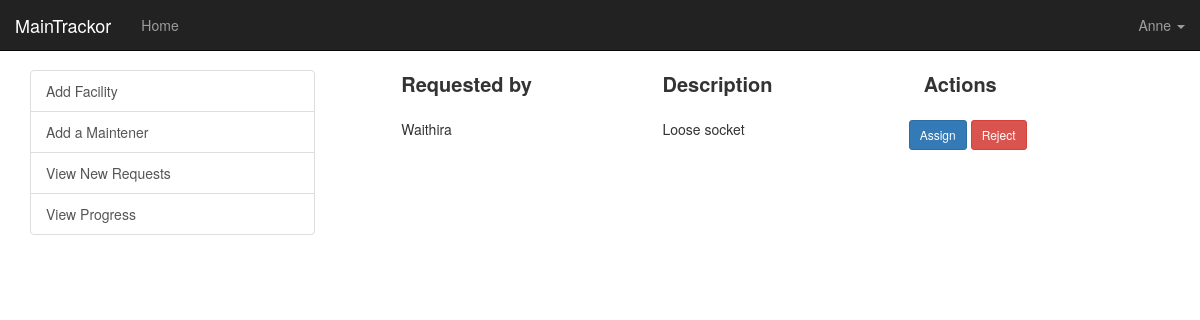
The page /new-requests (signed in) on the database its author committed.
### app/models.py (models this page shows, shortened)
class User(UserMixin, db.Model):
    __tablename__ = 'users'
    id = db.Column(db.Integer, primary_key=True)
    email = db.Column(db.String(64), unique=True, index=True)
    username = db.Column(db.String(64), unique=True, index=True)
    password_hash = db.Column(db.String(128))
    is_admin = db.Column(db.Boolean, default=False)
    is_repairperson = db.Column(db.Boolean, default=False)
    @property
    def password(self):
        raise AttributeError("password is not a readable attribute")
    @login_manager.user_loader
    def load_user(user_id):
        return User.query.get(int(user_id))

class Repairs(db.Model):
    __tablename__ = 'repairs'
    id = db.Column(db.Integer, primary_key=True)
    facility_id = db.Column(db.Integer, db.ForeignKey('facility.id'))
    requested_by_id = db.Column(db.Integer, db.ForeignKey('users.id'))
    requested_by = db.relationship('User', foreign_keys=[requested_by_id])
    assigned_by_id = db.Column(db.Integer, db.ForeignKey('repairpersons.id'))
    assigned_by = db.relationship('RepairPersons', foreign_keys=[assigned_by_id])
    description = db.Column(db.String(255), nullable=False)
    date_requested = db.Column(db.DateTime(), index=True, default=datetime.now)
    confirmed = db.Column(db.Boolean, default=False)
    resolved = db.Column(db.Boolean, default=False)
    acknowledged = db.Column(db.Boolean, default=False)
    updated = db.Column(db.DateTime, default=datetime.now)
    progress = db.Column(db.Integer, default=RepairStatus.NOT_STARTED)
    date_requested = db.Column(db.DateTime(), index=True, default=datetime.now)
    date_completed = db.Column(db.DateTime(), nullable=True)

### app/main/views.py (the view)
@main.route('/new-requests')
@login_required
def view_new_requests():
    if current_user.is_admin:
        r = Repairs.query.order_by(Repairs.date_requested.desc()).all()
    form = AssignToForm()
    return render_template('main/new_requests.html', r=r, form=form)

### app/templates/main/new_requests.html (shortened to what this page needs)
{% extends "main/index.html" %}
{% block dashboard %}
    <div class="row heading">
        <div class="col-md-4">Requested by</div>
        <div class="col-md-4">Description</div>
        <div class="col-md-4">Actions</div>
    </div>
    <br/>
    <div class="row">
        {% for repair in r %}
            <div class="col-md-4">{{repair.requested_by.username}}</div>
            <div class="col-md-4">{{repair.description}}</div>
            <div class="col-md-4">{{repair.name}}</div>
            <a  class="btn btn-primary btn-sm" data-toggle="modal" data-target="#myModal" data-repairid="{{repair.id}}">
                Assign
            </a>
            <a href="{{ url_for('main.reject_repair_request', repairs_id=repair.id)}}" class="btn btn-danger btn-sm">
                Reject
            </a>
        </div>
        {% endfor %}
    </div>
{% endblock dashboard %}

### app/templates/base.html (shortened to what this page needs)
<!DOCTYPE html>
<html>
<head>
    {% block head %}
    <link rel="stylesheet" type="text/css" href="{{ url_for('static', filename='css/bootstrap.min.css') }}">
    <link rel="stylesheet" type="text/css" href="{{ url_for('static', filename='styles.css') }}">
    {% endblock %}
</head>
<body>
    <div class="row">
    {% if current_user.is_authenticated %}
    {% block navbar %}
        <nav class="navbar navbar-inverse navbar-fixed-top">
            <div class="container-fluid">
                <div class="navbar-header">
                    <a class="navbar-brand" href="#">MainTrackor</a>
                </div>
                <div class="navbar-collapse collapse">
                    <ul class="nav navbar-nav">
                        <li>
                            <a href="{{ url_for('auth.login') }}" class="brand-link">Home</a>
                        </li>
                    </ul>
                    <ul class="nav navbar-nav navbar-right">
                        {% if current_user.is_authenticated %}
                            <li class="dropdown">
                                <a href="#" class="dropdown-toggle" data-toggle="dropdown">
                                    {{ current_user.username }} <b class="caret"></b>
                                </a>
                            </li>
                        {% else %}
                            <li><a href="{{ url_for('auth.login') }}">Log In</a></li>
                        {% endif %}
                    </ul>
                </div>
            </div>
        </nav>
    {% endblock navbar %}
    {% endif %}
    </div>
    <div class="container-fluid main">
        <div class="row">
            {% block content %}
            {% endblock %}
        </div>
</body>
</html>

### app/static/styles.css (style rules this page uses)
.brand-link, .brand-link:hover { text-decoration: none; cursor: default; color: inherit; }
.heading { font-weight: bold; font-size: 20px; }
.main { margin-top: 50px; }

### rows shown on the page
User: username "Anne"
Repairs: requested_by.username "Waithira", description "Loose socket"
